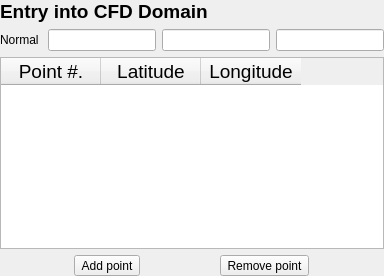
             <widget class="QWidget" name="Pg1_BB_Entry">
              <layout class="QVBoxLayout" name="verticalLayout_5">
               <property name="leftMargin">
                <number>0</number>
               </property>
               <property name="topMargin">
                <number>0</number>
               </property>
               <property name="rightMargin">
                <number>0</number>
               </property>
               <property name="bottomMargin">
                <number>0</number>
               </property>
               <item>
                <widget class="QLabel" name="Lbl_BB_EntryH2">
                 <property name="font">
                  <font>
                   <pointsize>14</pointsize>
                   <weight>75</weight>
                   <bold>true</bold>
                  </font>
                 </property>
                 <property name="text">
                  <string>&lt;html&gt;&lt;head/&gt;&lt;body&gt;&lt;p&gt;Entry into CFD Domain&lt;/p&gt;&lt;/body&gt;&lt;/html&gt;</string>
                 </property>
                </widget>
               </item>
               <item>
                <layout class="QHBoxLayout" name="HLY_BB_EntryNormal">
                 <item>
                  <widget class="QLabel" name="Lbl_BB_EntryNormal">
                   <property name="text">
                    <string>Normal </string>
                   </property>
                  </widget>
                 </item>
                 <item>
                  <widget class="QLineEdit" name="Led_BB_Entrynx"/>
                 </item>
                 <item>
                  <widget class="QLineEdit" name="Led_BB_Entryny"/>
                 </item>
                 <item>
                  <widget class="QLineEdit" name="Led_BB_Entrynz"/>
                 </item>
                </layout>
               </item>
               <item>
                <widget class="QTableWidget" name="Tbl_BA_EntryIntePt_2">
                 <property name="font">
                  <font>
                   <pointsize>14</pointsize>
                  </font>
                 </property>
                 <column>
                  <property name="text">
                   <string>Point #.</string>
                  </property>
                 </column>
                 <column>
                  <property name="text">
                   <string>Latitude</string>
                  </property>
                 </column>
                 <column>
                  <property name="text">
                   <string>Longitude</string>
                  </property>
                 </column>
                </widget>
               </item>
               <item>
                <layout class="QHBoxLayout" name="HLY_BB_EntryAddPt">
                 <item>
                  <widget class="QToolButton" name="But_BB_EntryAddPoint">
                   <property name="text">
                    <string>Add point</string>
                   </property>
                  </widget>
                 </item>
                 <item>
                  <widget class="QToolButton" name="But_BB_EntryRemPoint">
                   <property name="text">
                    <string>Remove point</string>
                   </property>
                  </widget>
                 </item>
                </layout>
               </item>
              </layout>
             </widget>
